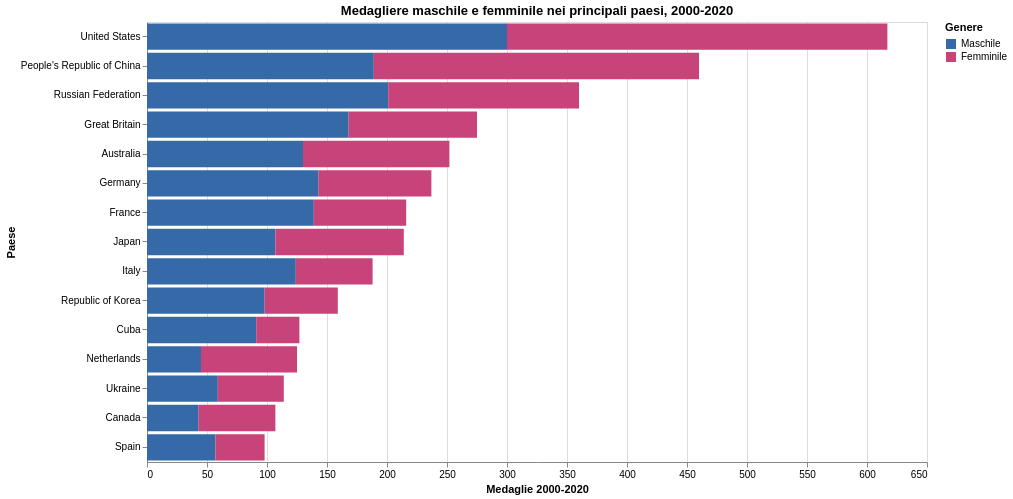

Notebook code cell kept with this figure:
### Markdown cell above
## 6. Confronto tra paesi nel periodo recente

Dal 2000 in poi il programma olimpico femminile e' piu' ampio e comparabile. Qui confronto i paesi con piu' medaglie totali nel periodo recente, separando contributo maschile e femminile.

### Code cell
recent = panel.loc[panel["year"] >= 2000].copy()
country_recent = (
    recent.groupby(["country_noc", "country"], as_index=False)
    .agg(
        medaglie_femminili=("medaglie_femminili", "sum"),
        medaglie_maschili=("medaglie_maschili", "sum"),
        medaglie_miste_altro=("medaglie_miste_altro", "sum"),
        PIL_Assoluto_USD=("PIL_Assoluto_USD", "mean"),
        PIL_Pro_Capite_USD=("PIL_Pro_Capite_USD", "mean"),
        Popolazione_Totale=("Popolazione_Totale", "mean"),
        Aspettativa_di_Vita=("Aspettativa_di_Vita", "mean"),
        Tasso_Urbanizzazione_perc=("Tasso_Urbanizzazione_perc", "mean"),
    )
)
country_recent["medaglie_totali"] = (
    country_recent["medaglie_femminili"]
    + country_recent["medaglie_maschili"]
    + country_recent["medaglie_miste_altro"]
)
country_recent["quota_femminile"] = np.where(
    (country_recent["medaglie_femminili"] + country_recent["medaglie_maschili"]) > 0,
    country_recent["medaglie_femminili"]
    / (country_recent["medaglie_femminili"] + country_recent["medaglie_maschili"]),
    np.nan,
)

top_recent = country_recent.nlargest(15, "medaglie_totali")
top_long = top_recent.melt(
    id_vars=["country", "country_noc", "medaglie_totali", "quota_femminile"],
    value_vars=["medaglie_maschili", "medaglie_femminili"],
    var_name="genere",
    value_name="medaglie",
)
top_long["genere"] = top_long["genere"].map({
    "medaglie_maschili": "Maschile",
    "medaglie_femminili": "Femminile",
})

country_bars = (
    alt.Chart(top_long)
    .mark_bar()
    .encode(
        y=alt.Y("country:N", sort="-x", title="Paese"),
        x=alt.X("medaglie:Q", title="Medaglie 2000-2020"),
        color=alt.Color("genere:N", title="Genere", scale=alt.Scale(domain=["Maschile", "Femminile"], range=["#3569a8", "#c7437a"])),
        tooltip=[
            alt.Tooltip("country:N", title="Paese"),
            alt.Tooltip("genere:N", title="Genere"),
            alt.Tooltip("medaglie:Q", title="Medaglie", format=",.0f"),
            alt.Tooltip("quota_femminile:Q", title="Quota femminile", format=".1%"),
        ],
    )
    .properties(width=780, height=440, title="Medagliere maschile e femminile nei principali paesi, 2000-2020")
)

country_bars

### Figure 1 — Vega-Lite specification as saved in the notebook (floating-point values rounded to 4 significant figures)
{"config": {"view": {"continuousWidth": 300, "continuousHeight": 300}}, "data": {"name": "data-82fddf6cebc05d44dd1727b8dc6228b6"}, "mark": {"type": "bar"}, "encoding": {"color": {"field": "genere", "scale": {"domain": ["Maschile", "Femminile"], "range": ["#3569a8", "#c7437a"]}, "title": "Genere", "type": "nominal"}, "tooltip": [{"field": "country", "title": "Paese", "type": "nominal"}, {"field": "genere", "title": "Genere", "type": "nominal"}, {"field": "medaglie", "format": ",.0f", "title": "Medaglie", "type": "quantitative"}, {"field": "quota_femminile", "format": ".1%", "title": "Quota femminile", "type": "quantitative"}], "x": {"field": "medaglie", "title": "Medaglie 2000-2020", "type": "quantitative"}, "y": {"field": "country", "sort": "-x", "title": "Paese", "type": "nominal"}}, "height": 440, "title": "Medagliere maschile e femminile nei principali paesi, 2000-2020", "width": 780, "$schema": "https://vega.github.io/schema/vega-lite/v6.4.1.json", "datasets": {"data-82fddf6cebc05d44dd1727b8dc6228b6": [{"country": "United States", "country_noc": "USA", "medaglie_totali": 644.0, "quota_femminile": 0.5138, "genere": "Maschile", "medaglie": 300.0}, {"country": "People's Republic of China", "country_noc": "CHN", "medaglie_totali": 472.0, "quota_femminile": 0.5891, "genere": "Maschile", "medaglie": 189.0}, {"country": "Russian Federation", "country_noc": "RUS", "medaglie_totali": 360.0, "quota_femminile": 0.4417, "genere": "Maschile", "medaglie": 201.0}, {"country": "Great Britain", "country_noc": "GBR", "medaglie_totali": 305.0, "quota_femminile": 0.3891, "genere": "Maschile", "medaglie": 168.0}, {"country": "Germany", "country_noc": "GER", "medaglie_totali": 269.0, "quota_femminile": 0.3966, "genere": "Maschile", "medaglie": 143.0}, {"country": "Australia", "country_noc": "AUS", "medaglie_totali": 264.0, "quota_femminile": 0.4841, "genere": "Maschile", "medaglie": 130.0}, {"country": "France", "country_noc": "FRA", "medaglie_totali": 224.0, "quota_femminile": 0.3565, "genere": "Maschile", "medaglie": 139.0}, {"country": "Japan", "country_noc": "JPN", "medaglie_totali": 217.0, "quota_femminile": 0.5, "genere": "Maschile", "medaglie": 107.0}, {"country": "Italy", "country_noc": "ITA", "medaglie_totali": 189.0, "quota_femminile": 0.3404, "genere": "Maschile", "medaglie": 124.0}, {"country": "Republic of Korea", "country_noc": "KOR", "medaglie_totali": 161.0, "quota_femminile": 0.3836, "genere": "Maschile", "medaglie": 98.0}, {"country": "Netherlands", "country_noc": "NED", "medaglie_totali": 138.0, "quota_femminile": 0.64, "genere": "Maschile", "medaglie": 45.0}, {"country": "Cuba", "country_noc": "CUB", "medaglie_totali": 127.0, "quota_femminile": 0.2835, "genere": "Maschile", "medaglie": 91.0}, {"country": "Ukraine", "country_noc": "UKR", "medaglie_totali": 116.0, "quota_femminile": 0.4825, "genere": "Maschile", "medaglie": 59.0}, {"country": "Canada", "country_noc": "CAN", "medaglie_totali": 110.0, "quota_femminile": 0.5981, "genere": "Maschile", "medaglie": 43.0}, {"country": "Spain", "country_noc": "ESP", "medaglie_totali": 104.0, "quota_femminile": 0.4184, "genere": "Maschile", "medaglie": 57.0}, {"country": "United States", "country_noc": "USA", "medaglie_totali": 644.0, "quota_femminile": 0.5138, "genere": "Femminile", "medaglie": 317.0}, {"country": "People's Republic of China", "country_noc": "CHN", "medaglie_totali": 472.0, "quota_femminile": 0.5891, "genere": "Femminile", "medaglie": 271.0}, {"country": "Russian Federation", "country_noc": "RUS", "medaglie_totali": 360.0, "quota_femminile": 0.4417, "genere": "Femminile", "medaglie": 159.0}, {"country": "Great Britain", "country_noc": "GBR", "medaglie_totali": 305.0, "quota_femminile": 0.3891, "genere": "Femminile", "medaglie": 107.0}, {"country": "Germany", "country_noc": "GER", "medaglie_totali": 269.0, "quota_femminile": 0.3966, "genere": "Femminile", "medaglie": 94.0}, {"country": "Australia", "country_noc": "AUS", "medaglie_totali": 264.0, "quota_femminile": 0.4841, "genere": "Femminile", "medaglie": 122.0}, {"country": "France", "country_noc": "FRA", "medaglie_totali": 224.0, "quota_femminile": 0.3565, "genere": "Femminile", "medaglie": 77.0}, {"country": "Japan", "country_noc": "JPN", "medaglie_totali": 217.0, "quota_femminile": 0.5, "genere": "Femminile", "medaglie": 107.0}, {"country": "Italy", "country_noc": "ITA", "medaglie_totali": 189.0, "quota_femminile": 0.3404, "genere": "Femminile", "medaglie": 64.0}, {"country": "Republic of Korea", "country_noc": "KOR", "medaglie_totali": 161.0, "quota_femminile": 0.3836, "genere": "Femminile", "medaglie": 61.0}, {"country": "Netherlands", "country_noc": "NED", "medaglie_totali": 138.0, "quota_femminile": 0.64, "genere": "Femminile", "medaglie": 80.0}, {"country": "Cuba", "country_noc": "CUB", "medaglie_totali": 127.0, "quota_femminile": 0.2835, "genere": "Femminile", "medaglie": 36.0}, {"country": "Ukraine", "country_noc": "UKR", "medaglie_totali": 116.0, "quota_femminile": 0.4825, "genere": "Femminile", "medaglie": 55.0}, {"country": "Canada", "country_noc": "CAN", "medaglie_totali": 110.0, "quota_femminile": 0.5981, "genere": "Femminile", "medaglie": 64.0}, {"country": "Spain", "country_noc": "ESP", "medaglie_totali": 104.0, "quota_femminile": 0.4184, "genere": "Femminile", "medaglie": 41.0}]}}
